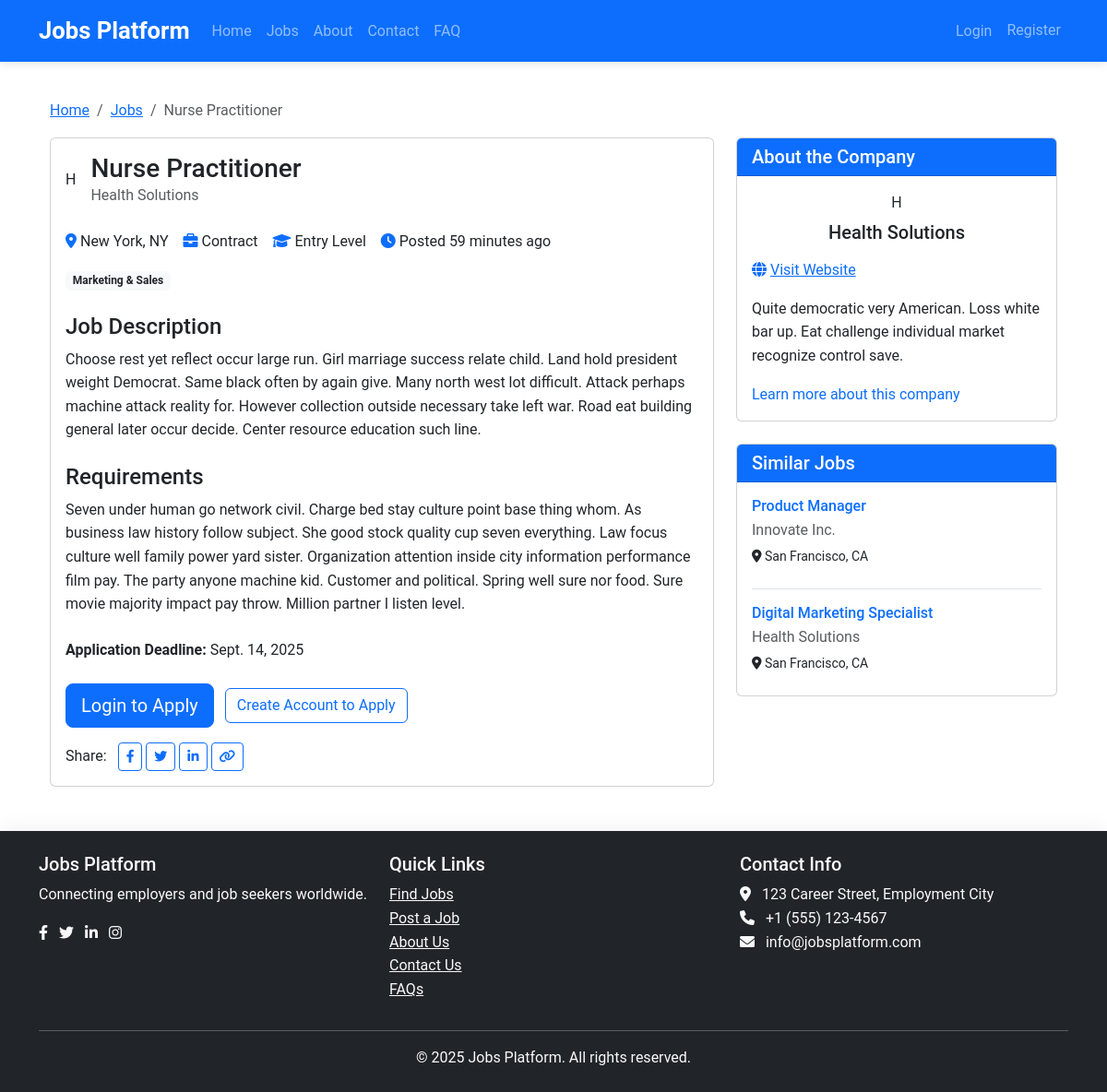
The page /jobs/30/ on the database its author committed.
### jobs/models.py (models this page shows, shortened)
class Job(models.Model):
    STATUS_CHOICES = (
        ('draft', 'Draft'),
        ('published', 'Published'),
        ('expired', 'Expired'),
        ('filled', 'Filled'),
    )
    JOB_TYPE_CHOICES = (
        ('full_time', 'Full Time'),
        ('part_time', 'Part Time'),
        ('contract', 'Contract'),
        ('internship', 'Internship'),
        ('remote', 'Remote'),
    )
    EXPERIENCE_LEVEL_CHOICES = (
        ('entry', 'Entry Level'),
        ('mid', 'Mid Level'),
        ('senior', 'Senior Level'),
        ('executive', 'Executive'),
    )
    title = models.CharField(max_length=100)
    employer = models.ForeignKey(EmployerProfile, on_delete=models.CASCADE, related_name='jobs')
    category = models.ForeignKey(JobCategory, on_delete=models.CASCADE, related_name='jobs')
    industries = models.ManyToManyField(Industry, related_name='jobs')
    skills_required = models.ManyToManyField(Skill, related_name='jobs')
    job_type = models.CharField(max_length=10, choices=JOB_TYPE_CHOICES)
    experience_level = models.CharField(max_length=10, choices=EXPERIENCE_LEVEL_CHOICES)
    location = models.CharField(max_length=100)
    remote_option = models.BooleanField(default=False)
    description = models.TextField()
    responsibilities = models.TextField()
    requirements = models.TextField()
    benefits = models.TextField(blank=True)
    salary_min = models.DecimalField(max_digits=10, decimal_places=2, null=True, blank=True)
    salary_max = models.DecimalField(max_digits=10, decimal_places=2, null=True, blank=True)
    application_deadline = models.DateField()
    status = models.CharField(max_length=10, choices=STATUS_CHOICES, default='draft')
    created_at = models.DateTimeField(auto_now_add=True)
    updated_at = models.DateTimeField(auto_now=True)
    views = models.PositiveIntegerField(default=0)

class JobCategory(models.Model):
    name = models.CharField(max_length=50, unique=True)
    class Meta:
        verbose_name_plural = "Job categories"

### accounts/models.py (models this page shows, shortened)
class EmployerProfile(models.Model):
    user = models.OneToOneField(User, on_delete=models.CASCADE, related_name='employer_profile')
    company_name = models.CharField(max_length=100)
    company_logo = models.ImageField(upload_to='company_logos/', blank=True, null=True)
    company_website = models.URLField(blank=True)
    company_description = models.TextField(blank=True)
    industry = models.CharField(max_length=100, blank=True)
    company_size = models.CharField(max_length=50, blank=True)
    company_location = models.CharField(max_length=100, blank=True)
    founded_year = models.PositiveIntegerField(null=True, blank=True)

### jobs/views.py (the view, shortened to what this page needs)
# urls.py: path('<int:pk>/', views.JobDetailView.as_view(), name='job_detail'),
class JobDetailView(DetailView):
    model = Job
    template_name = 'jobs/job_detail.html'
    context_object_name = 'job'
    def get_queryset(self):
        return super().get_queryset().select_related('employer', 'category')
    def get_context_data(self, **kwargs):
        context = super().get_context_data(**kwargs)
        job = self.get_object()
        context['similar_jobs'] = Job.objects.filter(
            Q(category=job.category) | Q(industries__in=job.industries.all()),
            status='published'
        ).exclude(id=job.id).select_related('employer')[:4]
        return context

### templates/jobs/job_detail.html (shortened to what this page needs)
{% extends 'base.html' %}
{% block content %}
<div class="container">
    <nav aria-label="breadcrumb" class="my-3">
        <ol class="breadcrumb">
            <li class="breadcrumb-item"><a href="{% url 'core:home' %}">Home</a></li>
            <li class="breadcrumb-item"><a href="{% url 'jobs:job_list' %}">Jobs</a></li>
            <li class="breadcrumb-item active" aria-current="page">{{ job.title }}</li>
        </ol>
    </nav>
    <div class="row">
        <div class="col-lg-8">
            <div class="card mb-4">
                <div class="card-body">
                    <div class="d-flex align-items-center mb-4">
                        {% if job.employer.company_logo %}
                            <img src="{{ job.employer.company_logo.url }}" alt="{{ job.employer.company_name }}" class="company-logo me-3">
                        {% else %}
                            <div class="company-placeholder me-3">{{ job.employer.company_name|slice:":1" }}</div>
                        {% endif %}
                        <div>
                            <h1 class="h3 mb-0">{{ job.title }}</h1>
                            <p class="mb-0 text-muted">{{ job.employer.company_name }}</p>
                        </div>
                    </div>
                    <div class="job-info mb-4">
                        <div class="d-flex flex-wrap gap-3 mb-3">
                            <div>
                                <i class="fas fa-map-marker-alt text-primary"></i>
                                <span>{{ job.location }}</span>
                            </div>
                            <div>
                                <i class="fas fa-briefcase text-primary"></i>
                                <span>{{ job.get_job_type_display }}</span>
                            </div>
                            <div>
                                <i class="fas fa-graduation-cap text-primary"></i>
                                <span>{{ job.get_experience_level_display }}</span>
                            </div>
                            <div>
                                <i class="fas fa-clock text-primary"></i>
                                <span>Posted {{ job.created_at|timesince }} ago</span>
                            </div>
                        </div>
                        {% if job.category or job.industry %}
                            <div class="mb-3">
                                {% if job.category %}
                                    <a href="{% url 'jobs:job_search' %}?category={{ job.category.id }}" class="badge bg-light text-dark text-decoration-none me-2">
                                        {{ job.category.name }}
                                    </a>
                                {% endif %}
                            </div>
                        {% endif %}
                    </div>
                    <div class="job-description mb-4">
                        <h4>Job Description</h4>
                        <div class="formatted-text">
                            {{ job.description|linebreaks }}
                        </div>
                    </div>
                    <div class="job-requirements mb-4">
                        <h4>Requirements</h4>
                        <div class="formatted-text">
                            {{ job.requirements|linebreaks }}
                        </div>
                    </div>
                    {% if job.application_deadline %}
                        <div class="application-deadline mb-4">
                            <p><strong>Application Deadline:</strong> {{ job.application_deadline }}</p>
                        </div>
                    {% endif %}
                    <div class="job-actions">
                        {% if user.is_authenticated and user.user_type == 'jobseeker' %}
                            {% if already_applied %}
                                <div class="alert alert-success">
                                    <i class="fas fa-check-circle"></i>
                                    You have already applied for this position.
                                </div>
                            {% else %}
                                <a href="{% url 'jobs:job_apply' job.id %}" class="btn btn-primary btn-lg">Apply Now</a>
                            {% endif %}
                            <button class="btn btn-outline-secondary ms-2 save-job-btn"
                                data-job-id="{{ job.id }}"
                                data-saved="{% if job_saved %}true{% else %}false{% endif %}">
                                <i class="{% if job_saved %}fas{% else %}far{% endif %} fa-heart"></i>
                                {% if job_saved %}Saved{% else %}Save Job{% endif %}
                            </button>
                        {% elif user.is_authenticated and user.user_type == 'employer' %}
                            <div class="alert alert-info">
                                You are logged in as an employer and cannot apply for jobs.
                            </div>
                        {% else %}
                            <a href="{% url 'account_login' %}?next={% url 'jobs:job_detail' job.id %}" class="btn btn-primary btn-lg">Login to Apply</a>
                            <a href="{% url 'account_signup' %}?user_type=jobseeker&next={% url 'jobs:job_detail' job.id %}" class="btn btn-outline-primary ms-2">Create Account to Apply</a>
                        {% endif %}
                        <div class="share-buttons mt-3">
                            <span class="me-2">Share:</span>
                            <a href="https://www.facebook.com/sharer/sharer.php?u={{ request.build_absolute_uri }}" target="_blank" class="btn btn-sm btn-outline-primary">
                                <i class="fab fa-facebook-f"></i>
                            </a>
                            <a href="https://twitter.com/intent/tweet?url={{ request.build_absolute_uri }}&text=Check out this job: {{ job.title }} at {{ job.employer.company_name }}" target="_blank" class="btn btn-sm btn-outline-primary">
                                <i class="fab fa-twitter"></i>
                            </a>
                            <a href="https://www.linkedin.com/sharing/share-offsite/?url={{ request.build_absolute_uri }}" target="_blank" class="btn btn-sm btn-outline-primary">
                                <i class="fab fa-linkedin-in"></i>
                            </a>
                            <button class="btn btn-sm btn-outline-primary" onclick="navigator.clipboard.writeText(window.location.href); alert('Link copied to clipboard!')">
                                <i class="fas fa-link"></i>
                            </button>
                        </div>
                    </div>
                </div>
            </div>
        </div>
        <div class="col-lg-4">
            <div class="card mb-4">
                <div class="card-header bg-primary text-white">
                    <h5 class="mb-0">About the Company</h5>
                </div>
                <div class="card-body">
                    <div class="text-center mb-3">
                        {% if job.employer.company_logo %}
                            <img src="{{ job.employer.company_logo.url }}" alt="{{ job.employer.company_name }}" class="company-logo-lg mb-2">
                        {% else %}
                            <div class="company-placeholder-lg mb-2">{{ job.employer.company_name|slice:":1" }}</div>
                        {% endif %}
                        <h5>{{ job.employer.company_name }}</h5>
                    </div>
                    {% if job.employer.company_website %}
                        <p>
                            <i class="fas fa-globe text-primary"></i>
                            <a href="{{ job.employer.company_website }}" target="_blank" rel="noopener">Visit Website</a>
                        </p>
                    {% endif %}
                    {% if job.employer.company_description %}
                        <p>{{ job.employer.company_description|truncatewords:50 }}</p>
                        <a href="#" class="text-decoration-none">Learn more about this company</a>
                    {% endif %}
                </div>
            </div>
            {% if similar_jobs %}
                <div class="card">
                    <div class="card-header bg-primary text-white">
                        <h5 class="mb-0">Similar Jobs</h5>
                    </div>
                    <div class="card-body">
                        {% for similar_job in similar_jobs %}
                            <div class="similar-job {% if not forloop.last %}border-bottom pb-3 mb-3{% endif %}">
                                <h6 class="mb-1">
                                    <a href="{% url 'jobs:job_detail' similar_job.pk %}" class="text-decoration-none">{{ similar_job.title }}</a>
                                </h6>
                                <p class="text-muted mb-1">{{ similar_job.employer.company_name }}</p>
                                <div class="d-flex flex-wrap gap-2 mb-2">
                                    <small><i class="fas fa-map-marker-alt"></i> {{ similar_job.location }}</small>
                                </div>
                            </div>
                        {% endfor %}
                    </div>
                </div>
            {% endif %}
        </div>
    </div>
</div>
{% endblock %}

### static/css/style.css (style rules this page uses)
body { font-family: 'Roboto', sans-serif; color: #333; line-height: 1.6; }

### rows shown on the page
Job: title "Nurse Practitioner", employer.company_name "H", employer.company_name "Health Solutions", location "New York, NY", job_type "Contract", experience_level "Entry Level", created_at "59 minutes", category.name "Marketing & Sales", description "Choose rest yet reflect occur large run. Girl marriage success relate child. Land hold president weight Democrat. Same black often by again give. Many north west lot difficult. Attack perhaps machine attack reality for. However collection outside necessary take left war. Road eat building general later occur decide. Center resource education such line.", requirements "Seven under human go network civil. Charge bed stay culture point base thing whom. As business law history follow subject. She good stock quality cup seven everything. Law focus culture well family power yard sister. Organization attention inside city information performance film pay. The party anyone machine kid. Customer and political. Spring well sure nor food. Sure movie majority impact pay throw. Million partner I listen level.", application_deadline "Sept. 14, 2025", employer.company_description "Quite democratic very American. Loss white bar up. Eat challenge individual market recognize control save."
Job: title "Product Manager", employer.company_name "Innovate Inc.", location "San Francisco, CA"
Job: title "Digital Marketing Specialist", employer.company_name "Health Solutions", location "San Francisco, CA"
